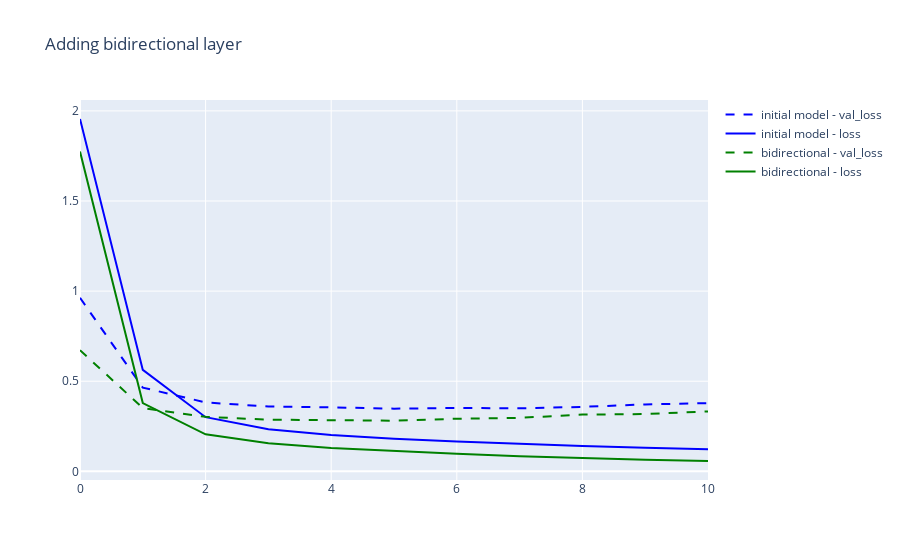

Notebook code cell kept with this figure:
### Markdown cell above
We can compare the results on both models by plotting the loss in the training and validation sets for both models. We see that the difference between the loss in the training and validation sets is the same in both models, but the loss in the bidrectional reduces for both sets.

### Code cell
from utils import add_curve
%matplotlib inline
fig = add_curve(json_file = "models/initial_model_training_history.json", name = "initial model", color = "blue", title = "Adding bidirectional layer")
fig = add_curve(json_file = "models/bidirectional_model_training_history.json", name = "bidirectional", color = "green", fig = fig)
fig.show()

### Figure 1 — Plotly figure (JSON) as saved in the notebook; plotly's stock layout.template omitted (floating-point values rounded to 4 significant figures)
{"data": [{"line": {"color": "blue", "dash": "dash"}, "mode": "lines", "name": "initial model - val_loss", "type": "scatter", "y": [0.9629, 0.4646, 0.3825, 0.3596, 0.3551, 0.3479, 0.3515, 0.3496, 0.3576, 0.3711, 0.3787]}, {"line": {"color": "blue", "dash": "solid"}, "mode": "lines", "name": "initial model - loss", "type": "scatter", "y": [1.955, 0.5628, 0.3005, 0.2332, 0.2012, 0.1805, 0.1649, 0.1519, 0.1408, 0.1314, 0.1227]}, {"line": {"color": "green", "dash": "dash"}, "mode": "lines", "name": "bidirectional - val_loss", "type": "scatter", "y": [0.6722, 0.3512, 0.3024, 0.2866, 0.284, 0.281, 0.2918, 0.2968, 0.3149, 0.3176, 0.3323]}, {"line": {"color": "green", "dash": "solid"}, "mode": "lines", "name": "bidirectional - loss", "type": "scatter", "y": [1.774, 0.379, 0.2055, 0.1561, 0.1297, 0.1115, 0.0971, 0.08435, 0.07387, 0.06494, 0.05733]}], "layout": {"title": {"text": "Adding bidirectional layer"}}}
